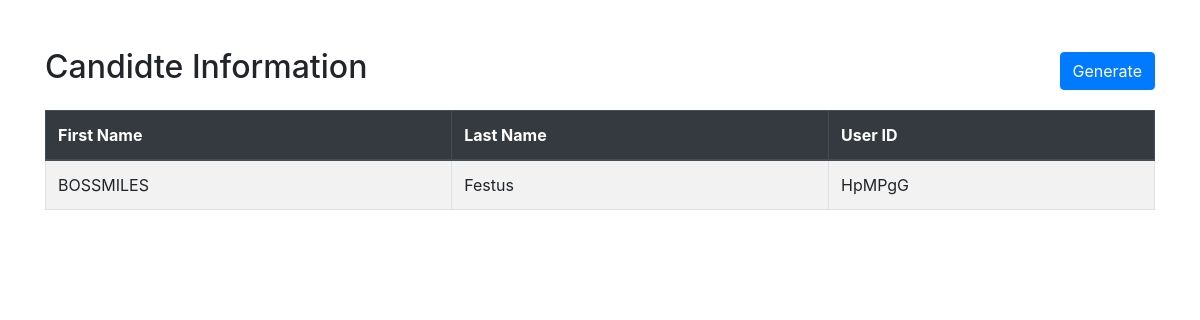
/admins/user, run on an earlier commit of the app's database.
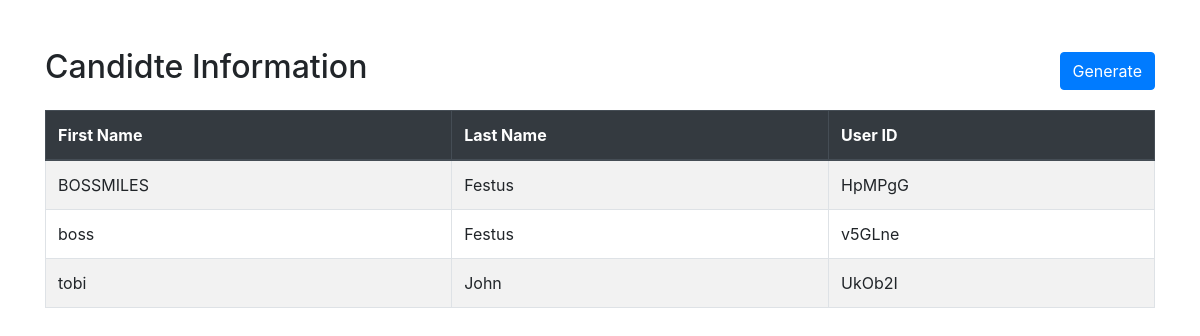
And on a later commit of the database.
### base/models.py (models this page shows, shortened)
class UserID(models.Model):
    user = models.OneToOneField(User, on_delete=models.CASCADE)
    generated_id = models.CharField(max_length=100, unique=True)

class User(AbstractUser):
   school_name =models.CharField(max_length=500,null=True)
   recovery_code = models.CharField(max_length=100,null=True)

### admins/views.py (the view)
# urls.py: path('user',views.user,name='user'),
def user(request):
    user_id = UserID.objects.all()
    context = {
        "user_id":user_id
    }
    return render(request, 'admins/userget.html',context)

### base/templates/admins/userget.html (shortened to what this page needs)
<!DOCTYPE html>
<html lang="en">
<head>
    <link href="https://stackpath.bootstrapcdn.com/bootstrap/4.5.2/css/bootstrap.min.css" rel="stylesheet">
</head>
<body>
    <div class="container mt-5">
        <div class="d-flex justify-content-between align-items-center">
            <h2>Candidte Information</h2>
           <a href="{% url "admins:userid" %}"> <button class="btn btn-primary">Generate</button></a>
        </div>
        <table class="table table-bordered table-striped mt-3">
            <thead class="thead-dark">
                <tr>
                    <th scope="col">First Name</th>
                    <th scope="col">Last Name</th>
                    <th scope="col">User ID</th>
                </tr>
            </thead>
            <tbody>
                {% for user_id in user_id %}
                <tr>
                    <td>{{user_id.user.username}}</td>
                    <td>{{user_id.user.last_name}}</td>
                    <td>{{user_id.generated_id}}</td>
                </tr>
                {% endfor %}
            </tbody>
        </table>
    </div>
</body>
</html>

What changed in the data, as far as the page shows it:
added UserID: user.username "boss", user.last_name "Festus", generated_id "v5GLne"
added UserID: user.username "tobi", user.last_name "John", generated_id "UkOb2I"
